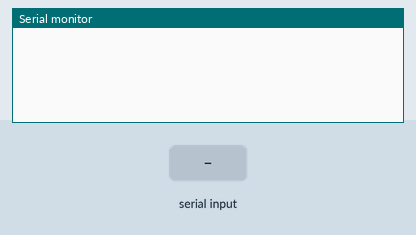
This sketch was run on a simulated Arduino Uno, built with avr-gcc and run on an emulated ATmega328P. Shown: the last lines printed to the serial monitor. Inputs (shaded band) come from the test bench.

Above: at 1.2 s.
1.3 s: "90,45\n" received over Serial
At 1.9 s:
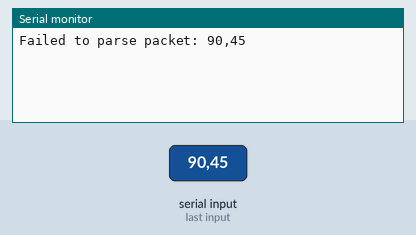
2.8 s: "1\n" received over Serial
At 4.0 s:
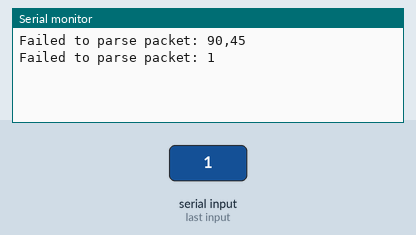
4.3 s: "1,90\n" received over Serial
At 5.3 s:
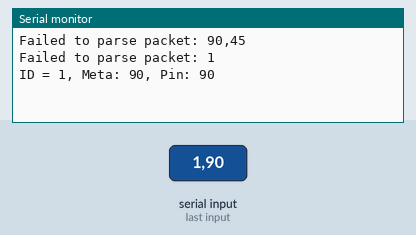
5.8 s: "t90\n" received over Serial
At 6.5 s:
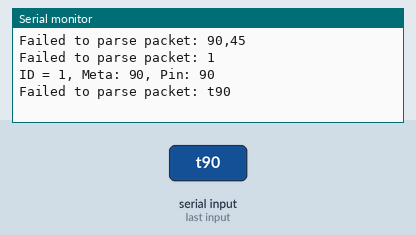
7.3 s: "t,45\n" received over Serial
At 7.6 s:
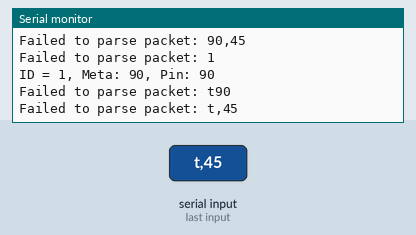

The sketch:

ArduinoHardware.ino
```cpp
#include "utils/BufferedReader.h"
#include "utils/BufferedWriter.h"
#include "packets/Packet.h"
#include "packets/PacketRegistry.h"
BufferedWriter* serial_in;
BufferedReader* reader;

void setup() {
	serial_in = new BufferedWriter(128);
	reader = new BufferedReader(serial_in->c_str(), 128, 0);
	Serial.begin(9600);
}

void processPacket() {
	Packet* packet = PacketRegistry::createPacket(reader);
	String msg;
	if (packet == nullptr) {
		msg = String("Failed to parse packet: ");
		msg += serial_in->c_str();
	}
	else if (packet->getId() == 1) {
		Packet1DigitalWrite* pktdw = (Packet1DigitalWrite*)packet;
		msg = String("ID = ") + String(pktdw->getId()) + String(", Meta: ") + String(pktdw->getMetaData()) + String(", Pin: ") + String(pktdw->getPin());
		//msg = "xd digitalwrite = gud";
	}

	Serial.println(msg);
}

void processSerialBuffer(void) {
	processPacket();
	serial_in->clear();
	reader->clear();
}

void loop() {
	int available_bytes = Serial.available();
	if (available_bytes > 0) {
		while(available_bytes > 0) {
			char c = (char) Serial.read();
			if (c == '\r') {
				continue;
			}
			if (c == '\n') {
				processSerialBuffer();
			}
			else {
				serial_in->appendChar(c);
			}

			available_bytes--;
		}
	}
}
```

Packet.h
```cpp
#ifndef __DEF_PACKET
#define __DEF_PACKET

#include "../utils/BufferedWriter.h"
class Packet {
private:
    int metadata;
public:
    Packet() {
        this->metadata = 0;
    }

    Packet(int meta) {
        this->metadata = meta;
    }

    // writes this packet's data to the given char buffer
    virtual void write(BufferedWriter* buffer) { return; }
    virtual int getId() { return -1; }

    int getMetaData() {
        return this->metadata;
    }
};

#endif
```

Packet1DigitalWrite.h
```cpp
#ifndef __DEF_PACKET1DIGITALWRITE
#define __DEF_PACKET1DIGITALWRITE

#include "Packet.h"

class Packet1DigitalWrite : public Packet {
private:
    bool state;
    int pin;

public:
    Packet1DigitalWrite(int pin, bool state) : Packet(pin) {
        this->pin = pin;
        this->state = state;
    }

    void write(BufferedWriter* buffer) override {
        buffer->appendChar(this->state ? 't' : 'f');
    }

    int getId() override {
        return 1;
    }

    bool getState() {
        return this->state;
    }

    int getPin() {
        return this->pin;
    }
};

#endif
```

BufferedReader.h
```cpp
#ifndef __DEF_BUFFERED_READER
#define __DEF_BUFFERED_READER

class BufferedReader {
private:
    char* buffer;
    int size;
    int index;
    char pop() {
        return this->buffer[this->index++];
    }

public:
    BufferedReader(char* buffer, int size, int startOffset = 0) {
        this->buffer = buffer;
        this->size = size;
        this->index = startOffset;
    }

    void putBuffer(char* buffer, int size, int startOffset = 0) {
        delete[](this->buffer);
        this->buffer = buffer;
        this->size = size;
        this->index = startOffset;
    }

    void clear() {
        this->index = 0;
    }

    int totalBytes() {
        return this->size;
    }

    int bytesRead() {
        return this->index;
    }

    int bytesLeft() {
        return totalBytes() - bytesRead();
    }

    char readChar() {
        if (!canRead(1)) {
            return 0;
            //throw;
        }

        return pop();
    }

    short readInt16() {
        if (!canRead(2)) {
            return 0;
            //throw;
        }

        return (short)(((int)pop()) | ((int)pop() << 8));
    }

    int readInt32() {
        if (!canRead(4)) {
            return 0;
            //throw;
        }

        return (int)(((int)pop()) | ((int)pop() << 8) | ((int)pop() << 16) | ((int)pop() << 24));
    }

    float readFloat() {
        if (!canRead(4)) {
            return 0;
            //throw;
        }

        return *(float*)((unsigned int)(((int)pop()) | ((int)pop() << 8) | ((int)pop() << 16) | ((int)pop() << 24)));
    }

    String readString(int len) {
        if (!canRead(len)) {
            return "";
            //throw;
        }

        String str;
        for (int i = this->index, end = this->index + len; i < end; i++) {
            str += pop();
        }
        return str;
    }

    // Reads the given number of characters from this reader and puts them into the given buffer
    // bufferStartIndex specifies the start index to start writing into the given buffer (not the reader's buffer)
    char* readBuffer(char* buffer, int len, int bufferStartIndex = 0) {
        if (!canRead(len)) {
            return buffer;
            //throw;
        }

        for (int i = this->index, end = this->index + len, j = bufferStartIndex; i < end; i++, j++) {
            buffer[j] = pop();
        }

        return buffer;
    }

    bool canRead(int bytesToRead) {
        return (this->index + bytesToRead) <= this->size;
    }

    void dispose() {
        delete[](this->buffer);
    }
};

#endif
```

BufferedWriter.h
```cpp
#ifndef __DEF_BUFFERED_WRITER
#define __DEF_BUFFERED_WRITER

#include "StrUtil.h"

class BufferedWriter {
private:
    char* buffer;
    int size;
    int index;

public:
    BufferedWriter(int max_size) {
        this->index = 0;
        this->size = max_size;
        this->buffer = new char[max_size];
        for (int i = 0; i < max_size; i++) {
            this->buffer[i] = 0;
        }
    }

    BufferedWriter(char* buffer, int size, int startOffset = 0) {
        this->buffer = buffer;
        this->size = size;
        this->index = startOffset;
    }

    void appendChar(const char c) {
        if (!canWrite(1)) {
            return;
            //throw;
        }

        this->buffer[this->index++] = c;
    }

    void appendString(char* chars, const int count) {
        if (!canWrite(count)) {
            return;
            //throw;
        }

        int end = this->index + count;
        for (int i = this->index, j = 0; i < end; i++, j++) {
            this->buffer[i] = chars[j];
        }

        this->index = end;
    }

    void appendString(const char* chars, const int count) {
        if (!canWrite(count)) {
            return;
            //throw;
        }

        int end = this->index + count;
        for (int i = this->index, j = 0; i < end; i++, j++) {
            this->buffer[i] = chars[j];
        }

        this->index = end;
    }

    void appendInt(int i) {
        char* str = new char[10];
        String toStr = String(itostr(i, str));
        if (!canWrite(toStr.length())) {
            return;
            //throw;
        }

        appendString(toStr.c_str(), toStr.length());
    }

    void appendBool(bool value) {
        if (value) {
            appendChar('t');
        }
        else {
            appendChar('f');
        }
    }

    void clear() {
        this->index = 0;
    }

    bool canWrite(int extraBytes) {
        return (this->index + extraBytes) <= this->size;
    }

    // the max number of chars that can be appended to this buffer
    int totalBytes() {
        return this->size;
    }

    // the number of chars appended to this buffer
    int bytesWritten() {
        return this->index;
    }

    String toString() {
        return String(this->buffer);
    }

    char* c_str() {
        this->buffer[this->index] = '\0';
        return this->buffer;
    }

    void dispose() {
        delete[](this->buffer);
    }
};

#endif
```

StrUtil.h
```cpp
#ifndef __DEF_STRUTILS
#define __DEF_STRUTILS

static char itoch(int value) {
    if (value < 0 || value > 9) {
        return '0';
    }

    return (char)(value + 48);
}

static char* itostr(int value, char* str) {
    int i = (int)log10((double)value);
    while (value > 0) {
        str[i] = (value % 10) + '0';
        value = value / 10;
        i = i - 1;
    }
    str[i] = '\0';
}

#endif // !__DEF_STRUTILS
```

PacketRegistry.h
```cpp
#ifndef __DEF_PACKET_REGISTRY
#define __DEF_PACKET_REGISTRY

#include "Packet.h"
#include "Packet1DigitalWrite.h"
#include "../utils/BufferedReader.h"

typedef Packet* (*pkt_creator)(int, BufferedReader*);

class PacketRegistry {
private:
    static pkt_creator packetCreators[100];
public:
    static Packet* createPacket(BufferedReader* buffer) {
        if (buffer->bytesLeft() < 4) {
            return nullptr;
            //throw;
        }

        char* idbuff = new char[2];
        int id = atoi(buffer->readBuffer(idbuff, 2, 0));
        if (id < 0 || id > 99) {
            return nullptr;
            //throw;
        }

        pkt_creator creator = packetCreators[id];
        if ((*creator) == nullptr) {
            return nullptr;
            //throw;
        }

        char* metabuff = new char[2];
        int meta = atoi(buffer->readBuffer(metabuff, 2, 0));
        if (meta < 0 || meta > 99) {
            return nullptr;
            //throw;
        }

        return (*creator)(meta, buffer);
    }
};

static Packet* createDigitalWritePacket(int meta, BufferedReader* reader) {
    return new Packet1DigitalWrite(meta, reader->readChar() == 't');
}

pkt_creator PacketRegistry::packetCreators[100] = {
    nullptr,
    createDigitalWritePacket,
    nullptr,
    nullptr,
    nullptr,
    nullptr,
    nullptr,
    nullptr,
};

#endif
```

Measured:
- after the input at 1.3 s, the serial monitor: prints a new line at once (image 1)
- after the input at 2.8 s, the serial monitor: prints a new line at once (image 2)
- after the input at 4.3 s, the serial monitor: prints a new line at once (image 3)
- after the input at 5.8 s, the serial monitor: prints a new line at once (image 4)
- after the input at 7.3 s, the serial monitor: prints a new line at once (image 5)
